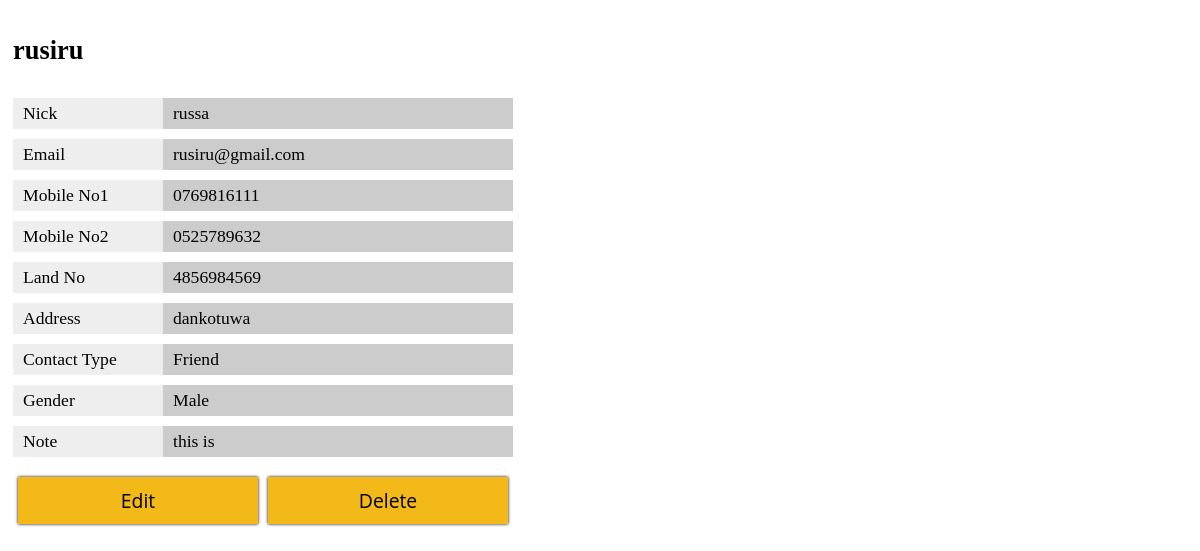
Screenshot of /ajaxview.php?id=27 with the database file from the repository.
### tables this page shows
CREATE TABLE `contacts` (
  `id` int(11) NOT NULL,
  `name` varchar(30) NOT NULL,
  `nick` varchar(12) NOT NULL,
  `email` varchar(100) NOT NULL,
  `mobile1` varchar(12) NOT NULL,
  `mobile2` varchar(12) NOT NULL,
  `landline` varchar(12) NOT NULL,
  `address` varchar(160) NOT NULL,
  `type` tinyint(4) NOT NULL,
  `gender` tinyint(4) NOT NULL,
  `note` varchar(160) NOT NULL
);

### ajaxview.php (the view, shortened to what this page needs)
<?php
    $msg="";
    ?>
        <div id="wrap">
            <?php
                try{
                    if(isset($_GET['id'])){
                    include "db_connection.php";
                    $query = $db->prepare("SELECT * FROM `contacts` WHERE `id`=?");
                    $query->execute(array($_GET['id']));
                    if($query->rowCount()>0){
                        if($result=$query->fetch()){
                        $type = array("Other","Friend","Relation","Co-Worker","Other");
                        $gender = array("","Male","Female");
    ?>
            <div class="row">
                <h2><?php echo $result['name']; ?></h2>
            </div>
            <div class="row">
                <span class="item1">Nick</span>
                <span class="item2"><?php echo $result['nick']; ?></span>
            </div>
            <div class="row">
                <span class="item1">Email</span>
                <span class="item2"><?php echo $result['email']; ?></span>
            </div>
            <div class="row">
                <span class="item1">Mobile No1</span>
                <span class="item2"><?php echo $result['mobile1']; ?></span>
            </div>
            <div class="row">
                <span class="item1">Mobile No2</span>
                <span class="item2"><?php echo $result['mobile2']; ?></span>
            </div>
            <div class="row">
                <span class="item1">Land No</span>
                <span class="item2"><?php echo $result['landline']; ?></span>
            </div>
            <div class="row">
                <span class="item1">Address</span>
                <span class="item2"><?php echo $result['address']; ?></span>
            </div>
            <div class="row">
                <span class="item1">Contact Type</span>
                <span class="item2"><?php echo $type[$result['type']]; ?></span>
            </div>
            <div class="row">
                <span class="item1">Gender</span>
                <span class="item2"><?php echo $gender[$result['gender']]; ?></span>
            </div>
            <div class="row">
                <span class="item1">Note</span>
                <span class="item2"><?php echo $result['note']; ?></span>
            </div>
            <div class="row">
                <a href="edit.php?id=<?php echo $_GET['id']; ?>" class="button">Edit</a>
                <a href="all.php?id=<?php echo $_GET['id']; ?>&delete=yes" class="button">Delete</a>
            </div>
    <?php
                        }
                    }else $msg = "Given user id is invalid";
                    }else $msg ="URL is Invalid. User id is required in URL";
                }catch(PDOException $e){
                    $msg.=$e->getMessage();
                }
    ?>
        </div>
    <?php include "inc_footer.php";

### ajaxview.php (style rules this page uses)
#wrap { width: 500px; }
.row { width: 100%; font-size: 1.1em; padding: 5px; float: left; }
.item1 { width: 30%; background: #eee; }
.item2 { width: 70%; background: #ccc; }
.item1, .item2 { float: left; padding: 5px 0; text-indent: 10px; }
.button { width: 48%; margin: 10px 1% 0; float: left; padding: 10px 0; background: #f3b918; color: #000; border: 0; box-shadow: 0 0 3px #000; font-size: 1.1em; text-align: center; text-decoration: none; font-family: 'Open Sans', sans-serif; }

### rows the page displays
contacts: name "rusiru", nick "russa", email "rusiru@gmail.com", mobile1 "0769816111", mobile2 "0525789632", landline "4856984569", address "dankotuwa", type "Friend", gender "Male", note "this is"
